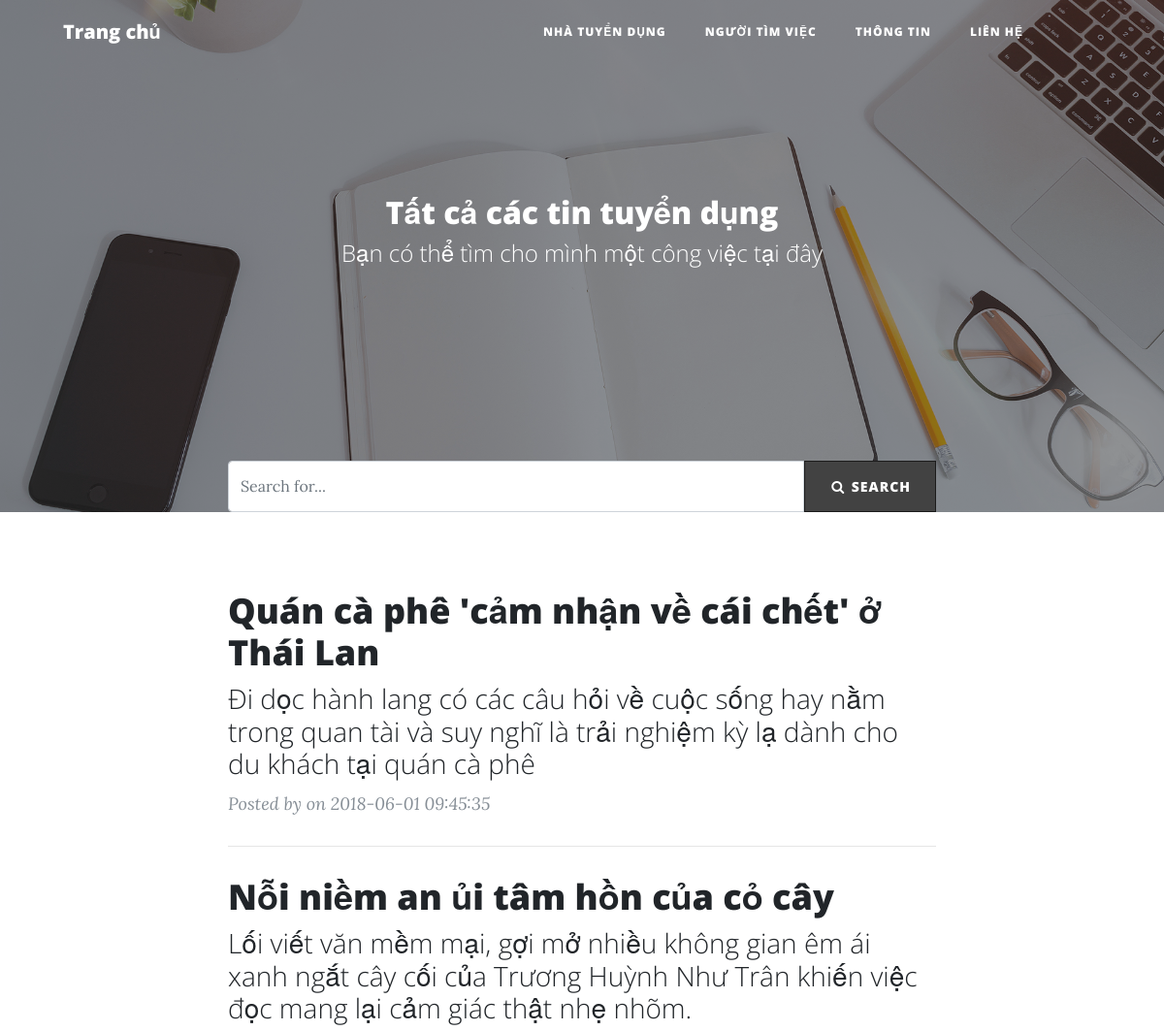
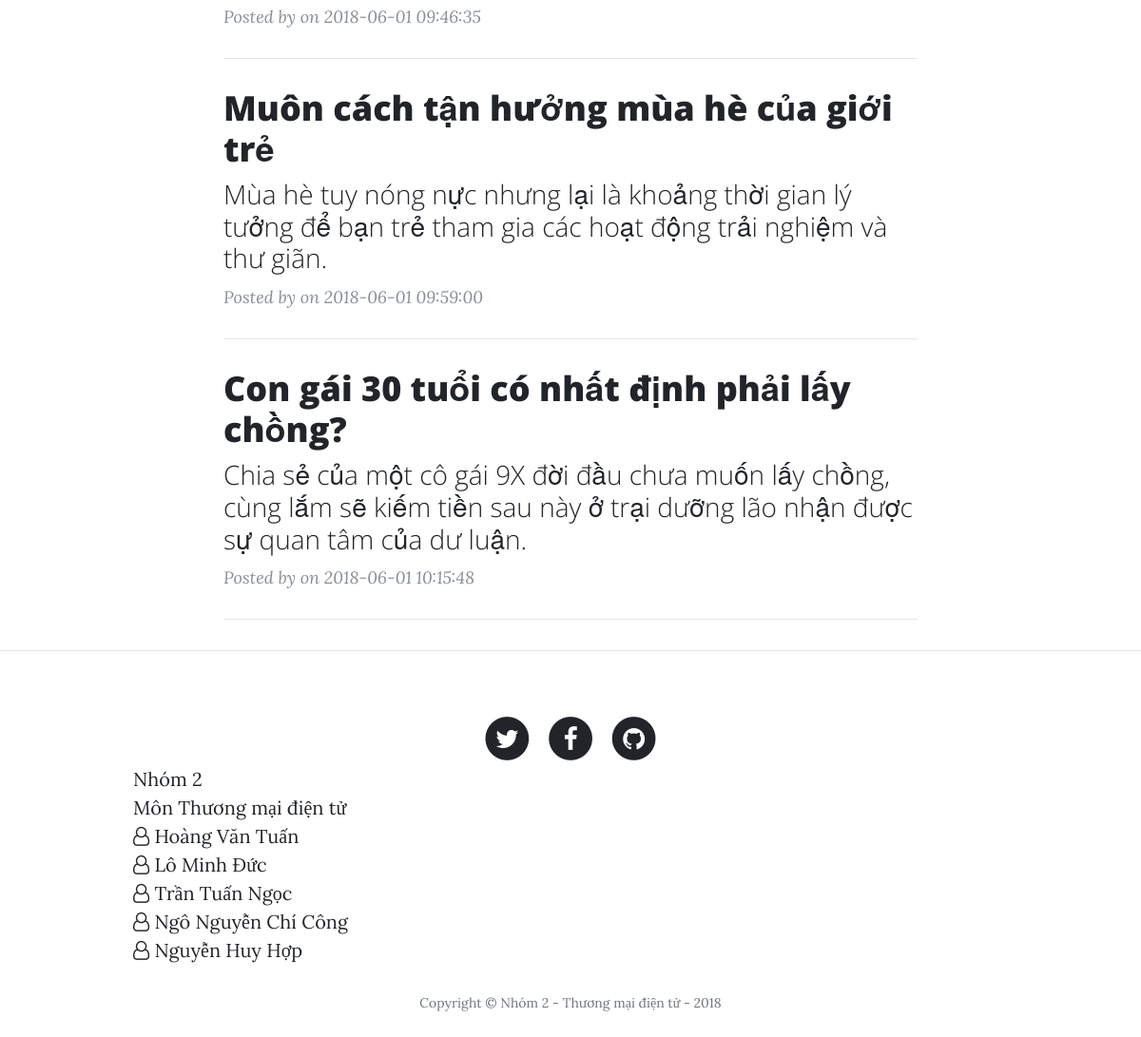
The page /allPosts.php on the database as committed earlier (2 pictures, top to bottom).
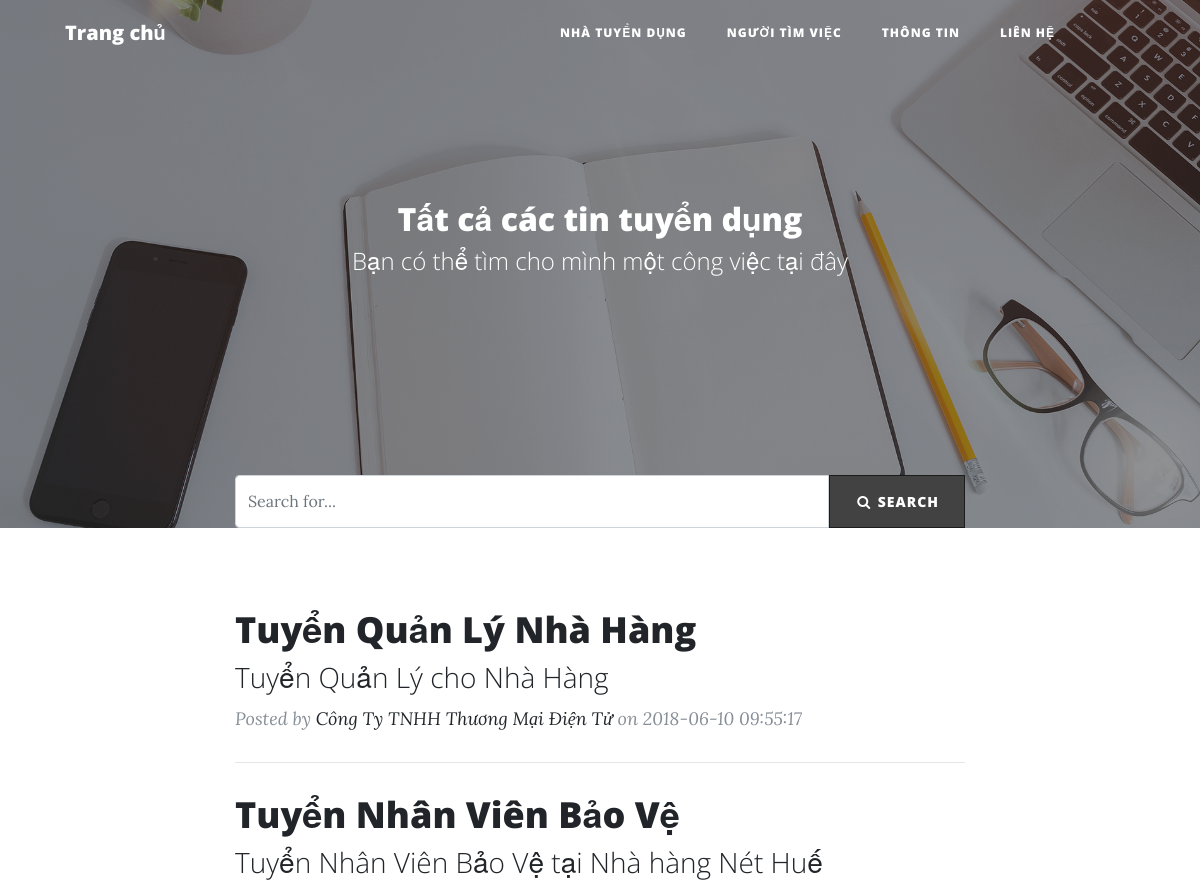
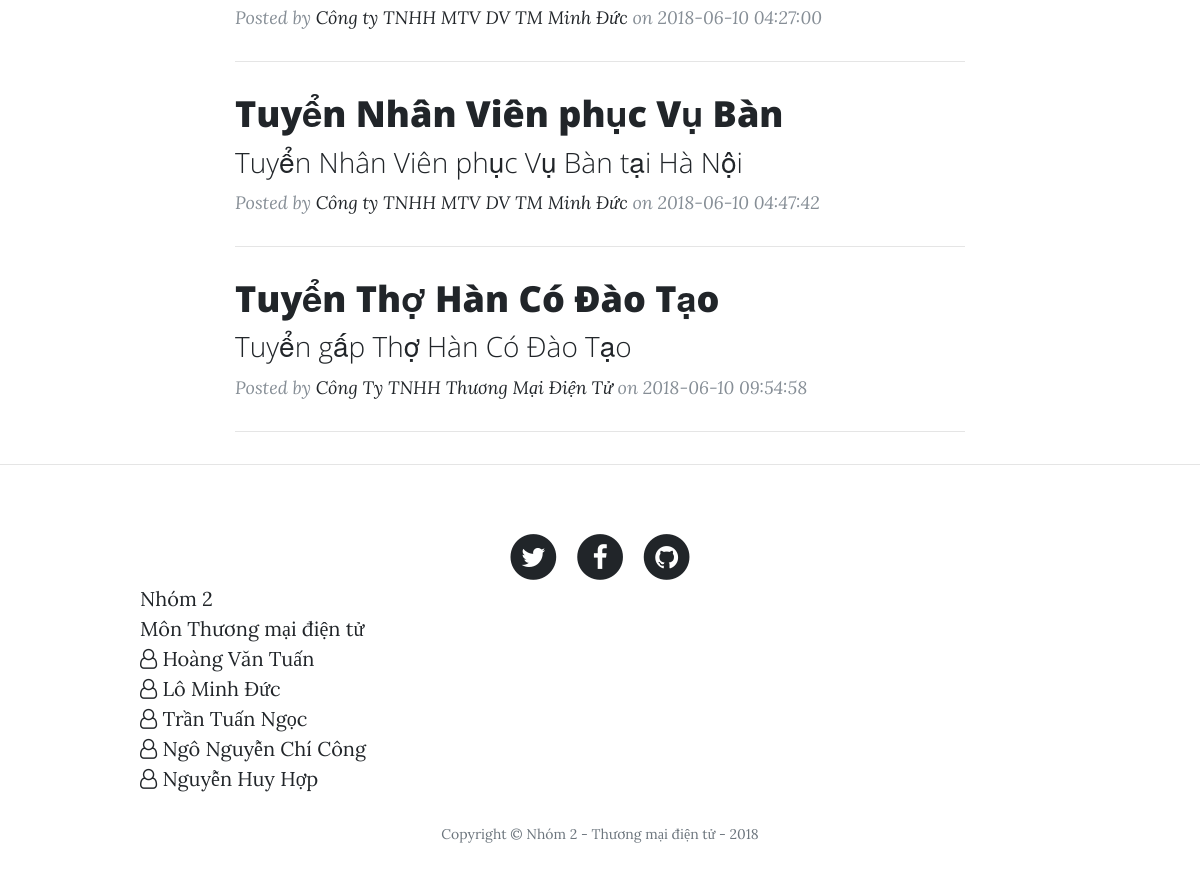
The same page on the database as committed later (2 pictures, top to bottom).
### tables this page shows
CREATE TABLE `posts` (
  `id` int(11) NOT NULL,
  `title` varchar(255) NOT NULL,
  `sub_title` varchar(255) NOT NULL,
  `body` text NOT NULL,
  `post_cover` varchar(255) NOT NULL,
  `salary` varchar(255) DEFAULT NULL,
  `experience` varchar(255) DEFAULT NULL,
  `JobType` varchar(255) DEFAULT NULL,
  `location` varchar(255) DEFAULT NULL,
  `AgeRequest` varchar(255) DEFAULT NULL,
  `GenderRequest` varchar(255) DEFAULT NULL,
  `DegreeRequest` varchar(255) DEFAULT NULL,
  `amount` varchar(255) DEFAULT NULL,
  `description` text,
  `benefit` text,
  `FileRequest` text,
  `deadline` text,
  `another` text,
  `created_at` timestamp NOT NULL DEFAULT CURRENT_TIMESTAMP ON UPDATE CURRENT_TIMESTAMP,
  `updated_at` timestamp NOT NULL DEFAULT '0000-00-00 00:00:00',
  `status` tinyint(4) NOT NULL COMMENT '0 - Draft; 1 - Active; 2 - Delete',
  `auth_id` tinyint(4) NOT NULL
);

CREATE TABLE `users` (
  `id` int(11) NOT NULL,
  `namecompany` varchar(255) DEFAULT NULL,
  `representative` varchar(255) DEFAULT NULL,
  `email` varchar(255) DEFAULT NULL,
  `username` varchar(40) NOT NULL,
  `password` varchar(200) NOT NULL,
  `phone` int(11) DEFAULT NULL,
  `address` varchar(255) DEFAULT NULL,
  `skill` text,
  `type_user` int(11) DEFAULT NULL COMMENT '1-admin; 2-công ty; 3-người lđ',
  `created_at` timestamp NOT NULL DEFAULT CURRENT_TIMESTAMP ON UPDATE CURRENT_TIMESTAMP,
  `updated_at` timestamp NOT NULL DEFAULT '0000-00-00 00:00:00',
  `status` int(11) NOT NULL COMMENT '1 - Còn tồn tại; 2 - Đã xuất'
);

### app/func/post.php (called while the page is built, shortened)
<?php
function get_all_posts() {
	global $conn;
	$posts = array();
	$sql = "SELECT posts.id, posts.title, posts.sub_title, posts.body, posts.post_cover, posts.created_at, users.namecompany FROM posts INNER JOIN users WHERE posts.auth_id = users.id AND posts.status = 1";
	$result = mysqli_query($conn, $sql);
	if (mysqli_num_rows($result) > 0) {
	    while($row = mysqli_fetch_assoc($result)) {
	        $posts[] = $row;
	    }
	}
	return $posts;
}
?>

### allPosts.php (the view, shortened to what this page needs)
<?php
	include_once('views/_header.php');
	$posts = get_all_posts();
?>
<header class="masthead" style="background-image: url('public/img/home-bg.jpg')">
    <div class="overlay"></div>
    <div class="container">
        <div class="row">
            <div class="col-lg-8 col-md-10 mx-auto">
                <div class="site-heading">
                    <h2>Tất cả các tin tuyển dụng</h2>
                    <span class="subheading">Bạn có thể tìm cho mình một công việc tại đây</span>
                </div>
                <div class="input-group">
                    <input type="text" class="form-control" placeholder="Search for...">
                    <span class="input-group-btn">
						        <button class="btn btn-search" type="button"><i class="fa fa-search fa-fw"></i> Search</button>
						      </span>
                </div>
            </div>
        </div>
    </div>
</header>
<div class="container">
    <div class="row">
        <div class="col-lg-8 col-md-10 mx-auto">
            <?php
					foreach ($posts as $post) { ?>
                <div class="post-preview">
                    <a href="post.php?post-id=<?= $post['id'] ?>">
                        <h2 class="post-title">
									<?= $post['title'] ?>
								</h2>
                        <h3 class="post-subtitle">
									<?= $post['sub_title'] ?>
								</h3>
                    </a>
                    <p class="post-meta">Posted by
                        <a href="#">
                            <?= $post['namecompany'] ?>
                        </a>
                        on
                        <?= $post['created_at'] ?>
                    </p>
                </div>
                <hr>
                <?php }
				?>
        </div>
    </div>
</div>
<hr>
<?php
	include_once('views/_footer.php');
?>

Rows that differ between the two databases and show on the page:
removed posts: title "Quán cà phê 'cảm nhận về cái chết' ở Thái Lan", sub_title "Đi dọc hành lang có các câu hỏi về cuộc sống hay nằm trong quan tài và suy nghĩ là trải nghiệm kỳ lạ dành cho du khách tại quán cà phê", created_at "2018-06-01 09:45:35"
removed posts: title "Nỗi niềm an ủi tâm hồn của cỏ cây", sub_title "Lối viết văn mềm mại, gợi mở nhiều không gian êm ái xanh ngắt cây cối của Trương Huỳnh Như Trân khiến việc đọc mang lại cảm giác thật nhẹ nhõm.", created_at "2018-06-01 09:46:35"
removed posts: title "Muôn cách tận hưởng mùa hè của giới trẻ", sub_title "Mùa hè tuy nóng nực nhưng lại là khoảng thời gian lý tưởng để bạn trẻ tham gia các hoạt động trải nghiệm và thư giãn.", created_at "2018-06-01 09:59:00"
removed posts: title "Con gái 30 tuổi có nhất định phải lấy chồng?", sub_title "Chia sẻ của một cô gái 9X đời đầu chưa muốn lấy chồng, cùng lắm sẽ kiếm tiền sau này ở trại dưỡng lão nhận được sự quan tâm của dư luận.", created_at "2018-06-01 10:15:48"
added posts: title "Tuyển Quản Lý Nhà Hàng", sub_title "Tuyển Quản Lý cho Nhà Hàng", users.namecompany "Công Ty TNHH Thương Mại Điện Tử", created_at "2018-06-10 09:55:17"
added posts: title "Tuyển Nhân Viên Bảo Vệ", sub_title "Tuyển Nhân Viên Bảo Vệ tại Nhà hàng Nét Huế", users.namecompany "Công ty TNHH MTV DV TM Minh Đức", created_at "2018-06-10 04:27:00"
added posts: title "Tuyển Nhân Viên phục Vụ Bàn", sub_title "Tuyển Nhân Viên phục Vụ Bàn tại Hà Nội", users.namecompany "Công ty TNHH MTV DV TM Minh Đức", created_at "2018-06-10 04:47:42"
added posts: title "Tuyển Thợ Hàn Có Đào Tạo", sub_title "Tuyển gấp Thợ Hàn Có Đào Tạo", users.namecompany "Công Ty TNHH Thương Mại Điện Tử", created_at "2018-06-10 09:54:58"
